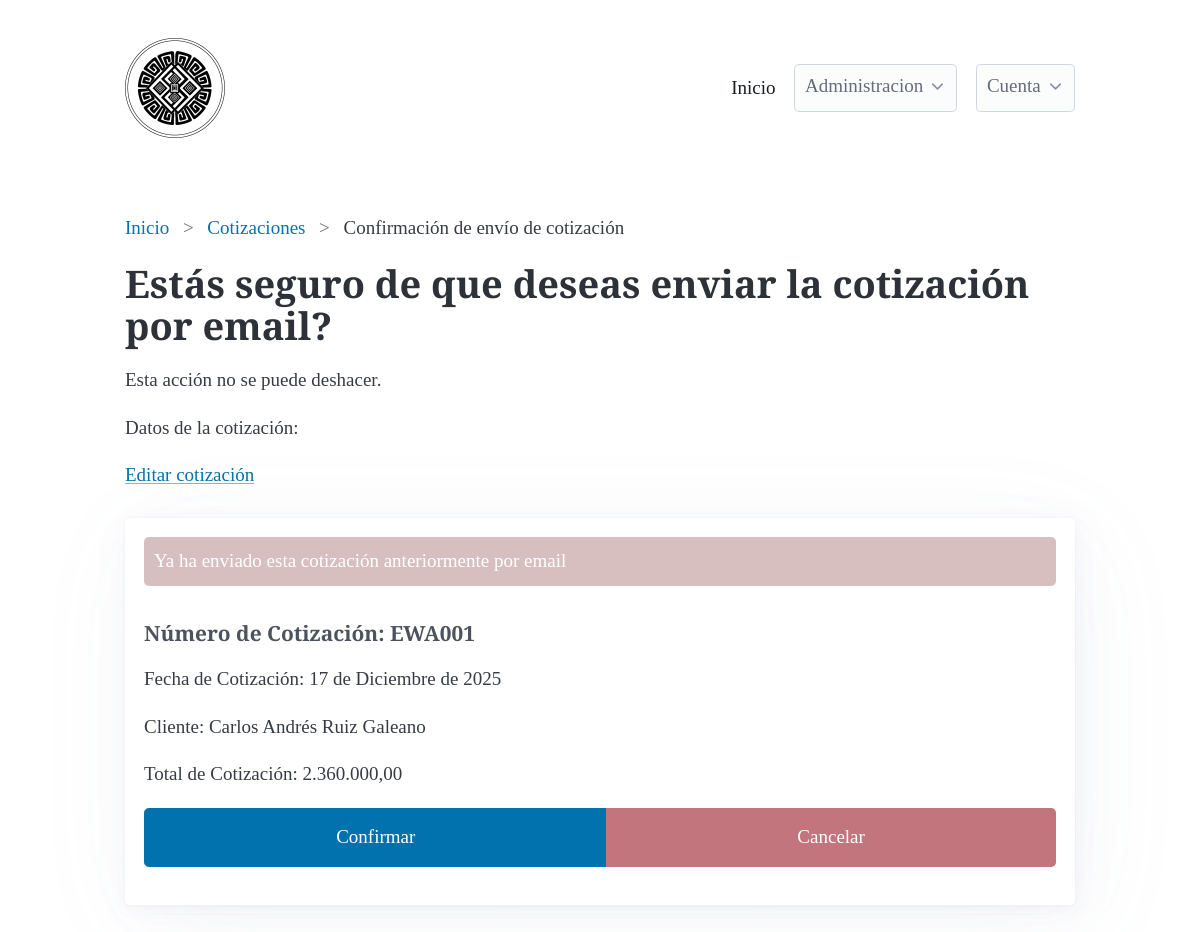
Page /quotes/confirm_email/1/ (signed in) on the committed database.
### quotes/models.py (models this page shows, shortened)
class Quote(models.Model):
    def generate_quote_number():
        last_quote = Quote.objects.all().aggregate(Max('id'))['id__max']
        next_number = 1 if last_quote is None else last_quote + 1
        return f'EWA{next_number:03d}'
    created_at = models.DateTimeField(auto_now_add=True, null=True, blank=True)
    quote_number = models.CharField(
        max_length=100,
        unique=True,
        default=generate_quote_number,
    )
    quote_quantity = models.IntegerField(null=True, blank=True)
    QUOTE_PRODUCT_TYPE_CHOICES = [
        ('Anillo de Compromiso', 'Anillo de Compromiso'),
        ('Anillo de Matrimonio', 'Anillo de Matrimonio'),
        ('A medida', 'A medida'),
        ('Otro', 'Otro'),
    ]
    quote_product_type = models.CharField(max_length=100, null=False, blank=False, choices=QUOTE_PRODUCT_TYPE_CHOICES)
    quote_date = models.DateField(null=False, blank=False, default=timezone.now)
    quote_value = models.DecimalField(max_digits=10, decimal_places=2, null=True, blank=True)
    quote_total = models.DecimalField(max_digits=10, decimal_places=2, null=True, blank=True)
    quote_description = models.TextField(null=True, blank=True)
    quote_additional_notes = models.TextField(null=True, blank=True)
    client = models.ForeignKey(Client, on_delete=models.CASCADE, null=True, blank=True)
    quote_discount = models.DecimalField(max_digits=10, decimal_places=2, null=True, blank=True)
    quote_discount_description = models.CharField(max_length=100, null=True, blank=True)
    email_sent = models.BooleanField(null=True, blank=True, default=False)

### clients/models.py (models this page shows, shortened)
class Client(models.Model):
    created_at = models.DateTimeField(auto_now_add=True, null=True, blank=True)
    name = models.CharField(max_length=100, null=False, blank=False, validators=[MinLengthValidator(3)])
    email = models.EmailField(null=True, blank=True, validators=[EmailValidator])
    phone = models.CharField(max_length=15, null=True, blank=True, validators=[MinLengthValidator(10), RegexValidator(r'^\d{10}$')])
    address = models.TextField(max_length=255, null=True, blank=True)
    DOCUMENT_TYPE_CHOICES = [
        ('CC', 'Cédula de Ciudadanía'),
        ('TI', 'Tarjeta de Identidad'),
        ('CE', 'Cédula de Extranjería'),
        ('NIT', 'Número de Identificación Tributaria'),
        ('PAS', 'Pasaporte'),
    ]
    document_type = models.CharField(max_length=100, null=True, blank=True, choices=DOCUMENT_TYPE_CHOICES)
    document_number = models.CharField(max_length=100, null=True, blank=True)

### quotes/views.py (the view, shortened to what this page needs)
# urls.py: path('confirm_email/<int:quote_id>/', QuoteConfirmEmailView.as_view(), name='confirm_email'),
class QuoteConfirmEmailView(LoginRequiredMixin, View):
    template_name = 'quotes/quotes_confirm_email.html'
    success_url = reverse_lazy('quotes:quotes_list')
    def get(self, request, *args, **kwargs):
        quote = Quote.objects.get(id=kwargs['quote_id'])
        return render(request, self.template_name, {'quote': quote})

### quotes/templates/quotes/quotes_confirm_email.html (shortened to what this page needs)
{% extends "base.html" %}
{% block breadcrumb %}
<nav aria-label="breadcrumb">
    <ul>
       <li><a href="{% url 'dashboard:dashboard' %}">Inicio</a></li>
       <li><a href="{% url 'quotes:quotes_list' %}">Cotizaciones</a></li>
       <li>Confirmación de envío de cotización</li>
    </ul>
  </nav>
{% endblock %}
{% block content %}
<h1>Estás seguro de que deseas enviar la cotización por email?</h1>
<p>Esta acción no se puede deshacer.</p>
<p>Datos de la cotización:</p>
<a href="{% url 'quotes:quotes_update' quote.id %}">
    Editar cotización
</a>
<br>
<br>
<article>
{% if quote.email_sent %}
<p style="background-color: #d8bfbf; padding: 10px; border-radius: 5px; color: white;">Ya ha enviado esta cotización anteriormente por email</p>
{% endif %}
<h4>Número de Cotización: {{ quote.quote_number }}</h4>
<p>Fecha de Cotización: {{ quote.quote_date }}</p>
<p>Cliente: {{ quote.client.name }}</p>
<p>Total de Cotización: {{ quote.quote_total }}</p>
<form method="post">
    <div role="group">
        <button type="submit" class="btn btn-success">Confirmar</button>
        <button type="button" class="btn btn-danger" onclick="window.location.href='{% url 'quotes:quotes_list' %}'">Cancelar</button>
    </div>
</form>
</article>
{% endblock %}

### static/css/style.css (style rules this page uses)
:root { font-family: 'Cormorant', serif; }
h1 { font-size: 2rem; font-weight: 700; font-family: 'Cormorant', serif; }
h4 { font-size: 1.1rem; font-weight: 700; font-family: 'Cormorant', serif; }
button { background-color: #927c3f; color: white; border: none; }
.btn-danger { background-color: #c2757c; color: white; border: none; }

### rows in the picture
Quote: quote_number "EWA001", quote_date "17 de Diciembre de 2025", client.name "Carlos Andrés Ruiz Galeano", quote_total "2.360.000,00"
